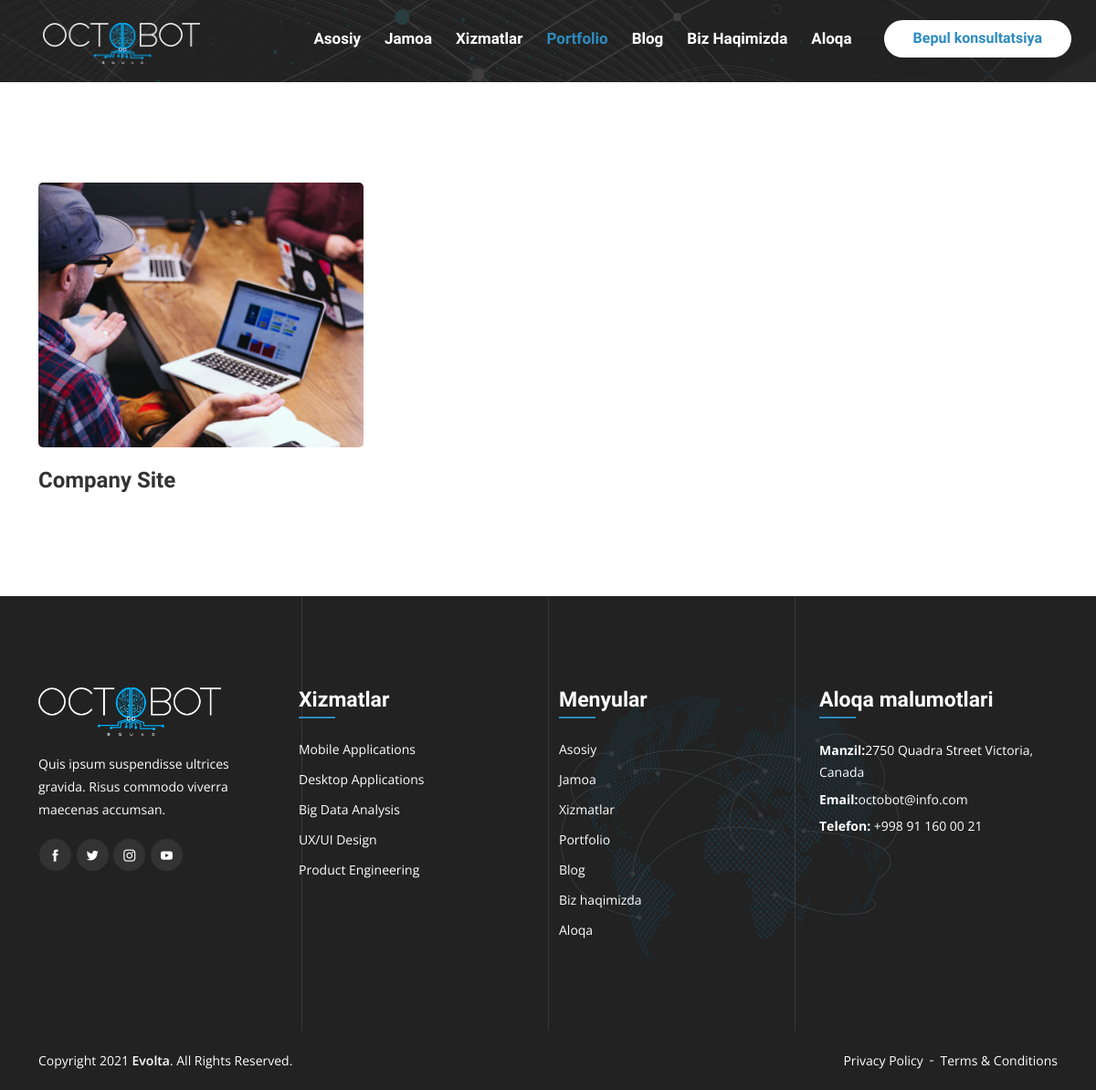
The page /portfolio/ on the database its author committed.
### home/models.py (models this page shows, shortened)
class Portfolio(models.Model):
    title = models.CharField('Sarlavha', max_length=200)
    slug = models.CharField(max_length=400)
    image = models.ImageField('Rasmi', upload_to='images/')
    class Meta:
        verbose_name = "Portfolio"
        verbose_name_plural = "Portfolio"
    def image_tag(self):
        return mark_safe('<img src="{}" height="50">'.format(self.image.url))
    image_tag.short_description = 'Image'

### footer/models.py (models this page shows, shortened)
class FooterLogoMeta(models.Model):
    image = models.ImageField('Logotip', upload_to='images/FooterLogo/')
    description = models.TextField(' Kompaniya haqida', max_length=300)
    instagram = models.CharField(max_length=100, blank=True)
    telegram = models.CharField(max_length=100, blank=True)
    facebook = models.CharField(max_length=100, blank=True)
    linkedin = models.CharField(max_length=100, blank=True)
    class Meta:
        verbose_name = "Logo Meta"
        verbose_name_plural = "Logo Meta"
    def image_tag(self):
        return mark_safe('<img src="{}" height="50">'.format(self.image.url))
    image_tag.short_description = 'Image'

class FooterServicesMeta(models.Model):
    title = models.CharField(max_length=100)
    slug = models.CharField(max_length=100)

class FooterMenusMeta(models.Model):
    title = models.CharField(max_length=100)
    slug = models.CharField(max_length=100)

class FooterContactsMeta(models.Model):
    address = models.TextField(max_length=200)
    email = models.TextField(max_length=200)
    phone = models.TextField(max_length=200)

### home/views.py (the view)
# urls.py: path('portfolio/', views.portfolio, name='portfolio'),
def portfolio(request):
    return render(request, 'portfolio/base.html')

### home/context.py (called while the page is built)
def footerlogoview(request):
    meta_footer_latest = FooterLogoMeta.objects.all().order_by('-id')[:1]
    context = {
        'meta_footer_latest': meta_footer_latest,
    }
    return context

def footermenusview(request):
    footer_menus_latest = FooterMenusMeta.objects.all().order_by('-id')[:10]
    context = {
        'footer_menus_latest': footer_menus_latest,
    }
    return context

def footercontactsview(request):
    footer_contacts_latest = FooterContactsMeta.objects.all().order_by('-id')[:1]
    context = {
        'footer_contacts_latest': footer_contacts_latest,
    }
    return context

def footerservicesview(request):
    footer_services_latest = FooterServicesMeta.objects.all().order_by('-id')[:10]
    context = {
        'footer_services_latest': footer_services_latest,
    }
    return context

def total(request):
    total_latest = Total.objects.all().order_by('-id')[:1]
    context = {
        'total_latest': total_latest,
    }
    return context

def teamview(request):
    team_latest = Team.objects.all().order_by('-id')[:25]
    context = {
        'team_latest': team_latest,
    }
    return context

def portfolioview(request):
    portfolio_latest = Portfolio.objects.all().order_by('-id')[:25]
    context = {
        'portfolio_latest': portfolio_latest,
    }
    return context

def hometitle(request):
    home_title_latest = HomeTitle.objects.all().order_by('-id')[:1]
    context = {
        'home_title_latest': home_title_latest,
    }
    return context

### home/templates/portfolio/base.html (shortened to what this page needs)
<!doctype html>
{% load static %}
<html lang="en">
<head>
    <link rel="stylesheet" href="{% static 'assets/css/bootstrap.min.css' %}">
    <link rel="stylesheet" href="{% static 'assets/css/animate.min.css' %}">
    <link rel="stylesheet" href="{% static 'assets/css/fontawesome.min.css' %}">
    <link rel="stylesheet" href="{% static 'assets/css/boxicons.min.css' %}">
    <link rel="stylesheet" href="{% static 'assets/css/flaticon.css' %}">
    <link rel="stylesheet" href="{% static 'assets/css/owl.carousel.min.css' %}">
    <link rel="stylesheet" href="{% static 'assets/css/owl.theme.default.min.css' %}">
    <link rel="stylesheet" href="{% static 'assets/css/magnific-popup.min.css' %}">
    <link rel="stylesheet" href="{% static 'assets/css/nice-select.css' %}">
    <link rel="stylesheet" href="{% static 'assets/css/meanmenu11.css' %}">
    <link rel="stylesheet" href="{% static 'assets/css/progresscircle.min.css' %}">
    <link rel="stylesheet" href="{% static 'assets/css/style5.css' %}">
    <link rel="stylesheet" href="{% static 'assets/css/responsive1.css' %}">
</head>
<body>
{% block header %}{% include 'components/header/portfolio/header.html' %}{% endblock %}
{% block index %}{% include 'portfolio/portfolio.html' %}{% endblock %}
{% block footer %}{% include 'components/footer.html' %}{% endblock %}
</body>
</html>

### home/templates/portfolio/portfolio.html (shortened to what this page needs)
{% load static %}
<div class="page-title-area">
</div>
<section class="blog-area ptb-110">
    <div class="container">
        <div class="row">
            <div class="col-lg-4 col-md-6">
                {% for rs in portfolio_latest %}
                    <div class="single-blog-post">
                        <div class="entry-thumbnail">
                            <a href="{{ rs.slug }}"><img src="{{ rs.image.url }}" alt="image"></a>
                        </div>
                        <div class="entry-post-content">
                            <h3><a href="{{ rs.slug }}">{{ rs.title }}</a></h3>
                        </div>
                    </div>
                {% endfor %}
            </div>
        </div>
    </div>
</section>

### home/templates/components/footer.html (shortened to what this page needs)
{% load static %}
<footer class="footer-area">
    <div class="container">
        <div class="row">
            <div class="col-lg-3 col-md-6 col-sm-6">
                <div class="single-footer-widget">
                    {% for rs in meta_footer_latest %}
                        <div class="logo">
                            <a style="width: 300px; height: auto;" href="{% url 'index' %}"><img class="vz2" src="{{ rs.image.url }}" alt="image"></a>
                            <p>{{ rs.description }}</p>
                        </div>
                    {% endfor %}
                    <ul class="social">
                        <li><a href="#" target="_blank"><i class="flaticon-facebook-letter-logo"></i></a></li>
                        <li><a href="#" target="_blank"><i class="flaticon-twitter-black-shape"></i></a></li>
                        <li><a href="#" target="_blank"><i class="flaticon-instagram-logo"></i></a></li>
                        <li><a href="#" target="_blank"><i class="flaticon-youtube"></i></a></li>
                    </ul>
                </div>
            </div>
            <div class="col-lg-3 col-md-6 col-sm-6">
                <div class="single-footer-widget">
                    <h3>Xizmatlar</h3>
                    <ul class="footer-services-list">
                        {% for rs in footer_services_latest %}
                        <li><a href="/{{ rs.slug }}">{{ rs.title }}</a></li>
                        {% endfor %}
                    </ul>
                </div>
            </div>
            <div class="col-lg-3 col-md-6 col-sm-6">
                <div class="single-footer-widget">
                    <h3>Menyular</h3>
                    <ul class="quick-links-list">
                        {% for rs in footer_menus_latest %}
                        <li><a href="{{ rs.slug }}">{{ rs.title }}</a></li>
                        {% endfor %}
                    </ul>
                </div>
            </div>
            <div class="col-lg-3 col-md-6 col-sm-6">
                <div class="single-footer-widget">
                    <h3>Aloqa malumotlari</h3>
                    {% for rs in footer_contacts_latest %}
                    <ul class="footer-contact-list">
                        <li><span>Manzil:</span>{{ rs.address }}</li>
                        <li><span>Email:</span>{{ rs.email }}</li>
                        <li><span>Telefon:</span> <a href="#">{{ rs.phone }}</a></li>
                    </ul>
                    {% endfor %}
                </div>
            </div>
        </div>
    </div>
    <div class="copyright-area">
        <div class="container">
            <div class="row align-items-center">
                <div class="col-lg-6 col-md-6 col-sm-6">
                    <p>Copyright 2021 <a href="#">Evolta</a>. All Rights Reserved.</p>
                </div>
                <div class="col-lg-6 col-md-6 col-sm-6">
                    <ul>
                        <li><a href="#">Privacy Policy</a></li>
                        <li><a href="#">Terms & Conditions</a></li>
                    </ul>
                </div>
            </div>
        </div>
    </div>
    <div class="circle-map"><img src="{% static 'assets/img/circle-map.png' %}" alt="image"></div>
    <div class="lines">
    </div>
</footer>

### home/templates/components/header/logo.html (style rules this page uses)
.vz2 { width: 100%; height: auto; }
.vz2 { width: 200px; }

### rows shown on the page
Portfolio: image (picture), title "Company Site"
FooterLogoMeta: image (picture), description "Quis ipsum suspendisse ultrices gravida. Risus commodo viverra maecenas accumsan."
FooterServicesMeta: title "Mobile Applications"
FooterServicesMeta: title "Desktop Applications"
FooterServicesMeta: title "Big Data Analysis"
FooterServicesMeta: title "UX/UI Design"
FooterServicesMeta: title "Product Engineering"
FooterMenusMeta: title "Asosiy"
FooterMenusMeta: title "Jamoa"
FooterMenusMeta: title "Xizmatlar"
FooterMenusMeta: title "Portfolio"
FooterMenusMeta: title "Blog"
FooterMenusMeta: title "Biz haqimizda"
FooterMenusMeta: title "Aloqa"
FooterContactsMeta: address "2750 Quadra Street Victoria, Canada", email "octobot@info.com", phone "+998 91 160 00 21"
